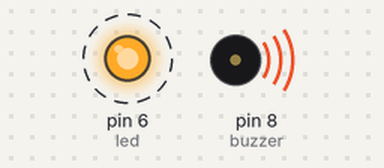
Bench run of a sketch on a simulated Arduino Uno, built with avr-gcc and run on an emulated ATmega328P. Shown: output pins drawn as LEDs (lit = HIGH), buzzer (waves = sounding). Dashed ring = blinking.

Above: at 0.1 s.
Timing chart, 0 to 3.0 s (numbered marks = the images above):
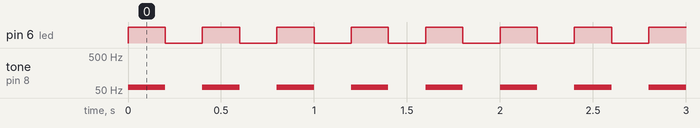

The sketch:

Create_Your_Own_Door_Alarm_Ex1.ino
```cpp
int buzzer = 8; //this allows us to write "buzzer" instead of "8" so that if we plug it in somewhere else we need only change this 8
int led = 6; //this allows us to write "led" instead of "6" so that if we plug it in somewhere else we need only change this 6

void setup() {
  pinMode(buzzer, OUTPUT); // set the pin assaigned to buzzer as an output
  pinMode(led, OUTPUT); // set the pin assigned to led as an output pin
}

void loop() {
  tone(buzzer, 60); // makes the buzzer create a sound at 60Hz
  digitalWrite(led, HIGH); // sets the led pin to high turning on the led
  delay(200); // waits 200 miliseconds
  noTone(buzzer); // tuns off buzzer
  digitalWrite(led, LOW); // turns off LED-
  delay(200); // waits 0.2 seconds
}
```

Measured:
- by itself, pin 6 (led): alternates HIGH for 0.20 s and LOW for 0.20 s
- by itself, tone on pin 8 (buzzer): alternates 60 Hz for 0.20 s and silent for 0.20 s
